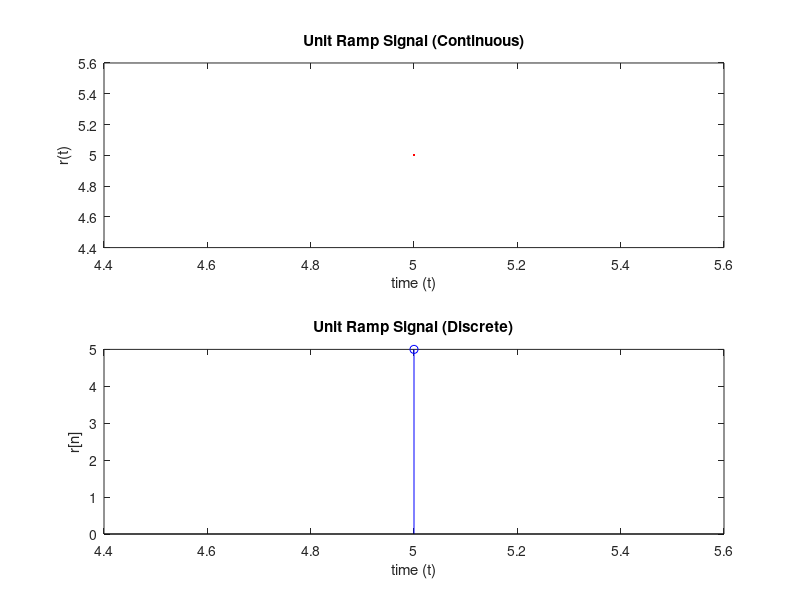

Source code (MATLAB):
clc;
clear;
close all;
%{
r(t)={ t for t >= 0 ; 0 for t <0 }
Recall that ramp signal r(t)=t*u(t) where u(t) is unit step signal
%}

n1=input('Enter lower limit: ');
n2=input('Enter upper limit: ');
n=n1:n2;
x=n.*[n>=0];
subplot(2,1,1);
plot(n,x,'r');
xlabel('time (t)');
ylabel('r(t)');
title('Unit Ramp Signal (Continuous)');


subplot(2,1,2);
stem(n,x,'b');
xlabel('time (t)');
ylabel('r[n]');
title('Unit Ramp Signal (Discrete)');

